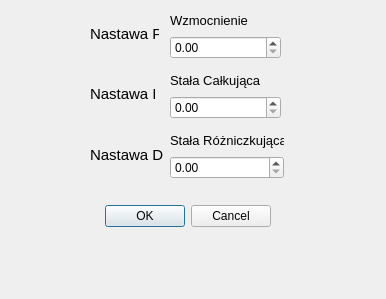
<?xml version="1.0" encoding="UTF-8"?>
<ui version="4.0">
 <class>OknoRegulator</class>
 <widget class="QDialog" name="OknoRegulator">
  <property name="geometry">
   <rect>
    <x>0</x>
    <y>0</y>
    <width>386</width>
    <height>299</height>
   </rect>
  </property>
  <property name="windowTitle">
   <string>Dialog</string>
  </property>
  <widget class="QDialogButtonBox" name="ZatwierdzenieUstawien">
   <property name="geometry">
    <rect>
     <x>-70</x>
     <y>200</y>
     <width>341</width>
     <height>32</height>
    </rect>
   </property>
   <property name="orientation">
    <enum>Qt::Orientation::Horizontal</enum>
   </property>
   <property name="standardButtons">
    <set>QDialogButtonBox::StandardButton::Cancel|QDialogButtonBox::StandardButton::Ok</set>
   </property>
  </widget>
  <widget class="QLabel" name="label_4">
   <property name="geometry">
    <rect>
     <x>90</x>
     <y>10</y>
     <width>69</width>
     <height>47</height>
    </rect>
   </property>
   <property name="font">
    <font>
     <pointsize>11</pointsize>
    </font>
   </property>
   <property name="text">
    <string>Nastawa P</string>
   </property>
  </widget>
  <widget class="QLabel" name="label_5">
   <property name="geometry">
    <rect>
     <x>90</x>
     <y>70</y>
     <width>65</width>
     <height>47</height>
    </rect>
   </property>
   <property name="font">
    <font>
     <pointsize>11</pointsize>
    </font>
   </property>
   <property name="text">
    <string>Nastawa I</string>
   </property>
  </widget>
  <widget class="QWidget" name="layoutWidget">
   <property name="geometry">
    <rect>
     <x>170</x>
     <y>10</y>
     <width>111</width>
     <height>49</height>
    </rect>
   </property>
   <layout class="QHBoxLayout" name="horizontalLayout">
    <item>
     <layout class="QVBoxLayout" name="verticalLayout_9">
      <item>
       <widget class="QLabel" name="label_12">
        <property name="font">
         <font>
          <pointsize>10</pointsize>
         </font>
        </property>
        <property name="text">
         <string>Wzmocnienie</string>
        </property>
       </widget>
      </item>
      <item>
       <widget class="QDoubleSpinBox" name="Wzmocnienie"/>
      </item>
     </layout>
    </item>
   </layout>
  </widget>
  <widget class="QWidget" name="layoutWidget">
   <property name="geometry">
    <rect>
     <x>170</x>
     <y>70</y>
     <width>111</width>
     <height>49</height>
    </rect>
   </property>
   <layout class="QHBoxLayout" name="horizontalLayout_2">
    <item>
     <layout class="QVBoxLayout" name="verticalLayout_2">
      <item>
       <widget class="QLabel" name="label_13">
        <property name="font">
         <font>
          <pointsize>10</pointsize>
         </font>
        </property>
        <property name="text">
         <string>Stała Całkująca</string>
        </property>
       </widget>
      </item>
      <item>
       <widget class="QDoubleSpinBox" name="StalaI"/>
      </item>
     </layout>
    </item>
   </layout>
  </widget>
  <widget class="QWidget" name="layoutWidget">
   <property name="geometry">
    <rect>
     <x>90</x>
     <y>130</y>
     <width>194</width>
     <height>49</height>
    </rect>
   </property>
   <layout class="QHBoxLayout" name="horizontalLayout_3">
    <item>
     <widget class="QLabel" name="label_6">
      <property name="font">
       <font>
        <pointsize>11</pointsize>
       </font>
      </property>
      <property name="text">
       <string>Nastawa D</string>
      </property>
     </widget>
    </item>
    <item>
     <layout class="QVBoxLayout" name="verticalLayout">
      <item>
       <widget class="QLabel" name="label_14">
        <property name="font">
         <font>
          <pointsize>10</pointsize>
         </font>
        </property>
        <property name="text">
         <string>Stała Różniczkująca</string>
        </property>
       </widget>
      </item>
      <item>
       <widget class="QDoubleSpinBox" name="StalaD"/>
      </item>
     </layout>
    </item>
   </layout>
  </widget>
 </widget>
 <resources/>
 <connections>
  <connection>
   <sender>ZatwierdzenieUstawien</sender>
   <signal>accepted()</signal>
   <receiver>OknoRegulator</receiver>
   <slot>accept()</slot>
   <hints>
    <hint type="sourcelabel">
     <x>248</x>
     <y>254</y>
    </hint>
    <hint type="destinationlabel">
     <x>157</x>
     <y>274</y>
    </hint>
   </hints>
  </connection>
  <connection>
   <sender>ZatwierdzenieUstawien</sender>
   <signal>rejected()</signal>
   <receiver>OknoRegulator</receiver>
   <slot>reject()</slot>
   <hints>
    <hint type="sourcelabel">
     <x>316</x>
     <y>260</y>
    </hint>
    <hint type="destinationlabel">
     <x>286</x>
     <y>274</y>
    </hint>
   </hints>
  </connection>
 </connections>
</ui>
